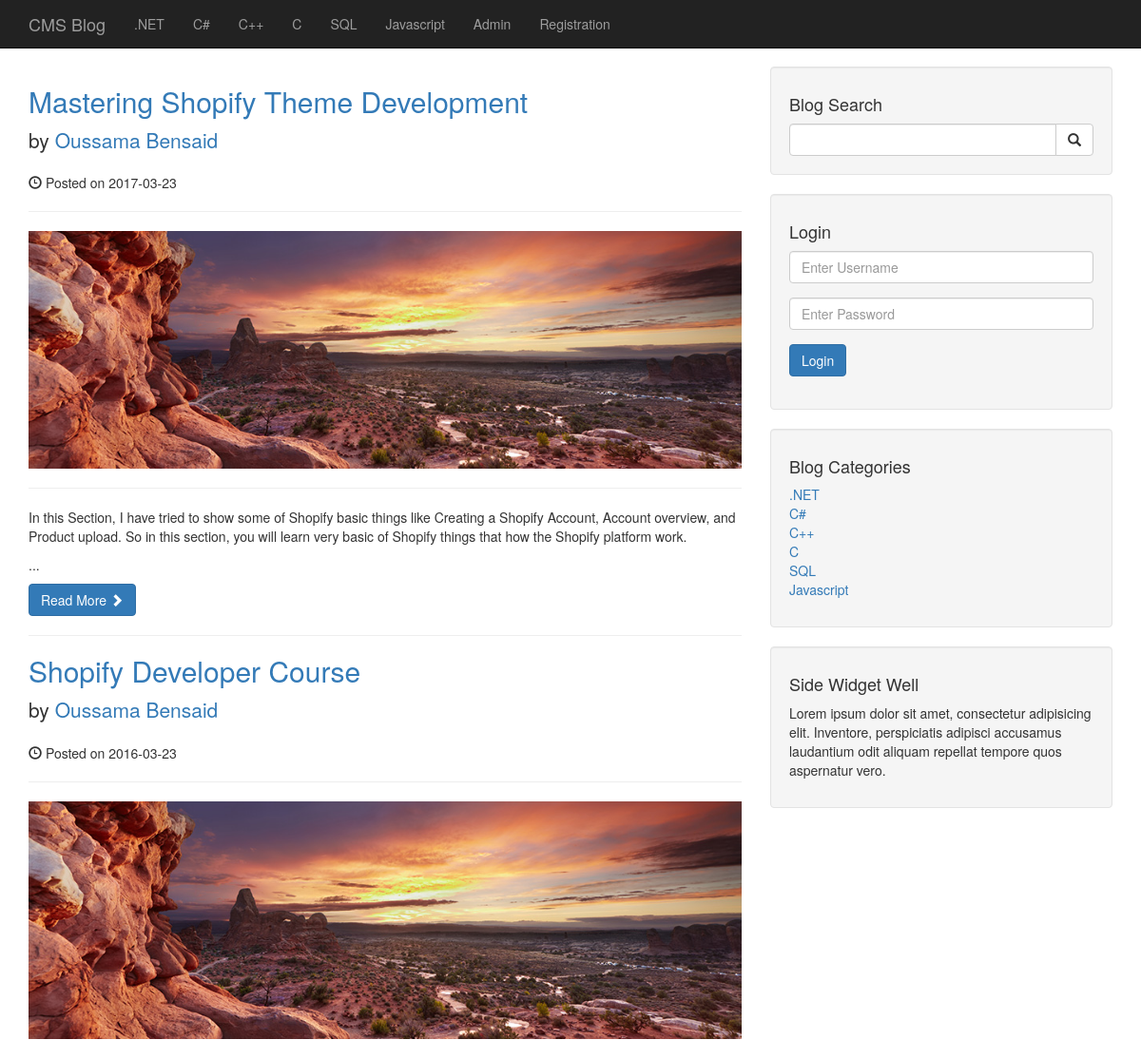
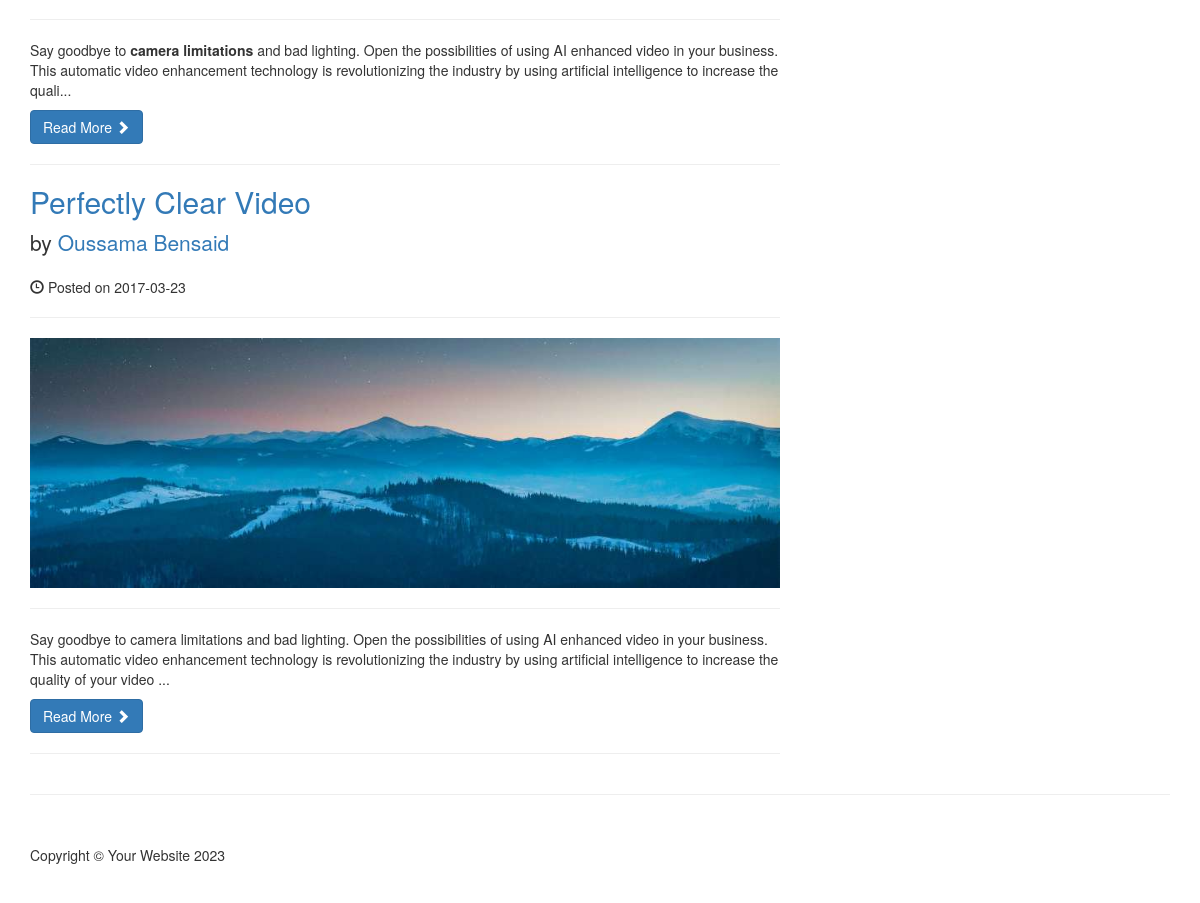
The page / on the database its author committed (2 pictures, top to bottom).
### tables this page shows
CREATE TABLE `categories` (
  `cat_id` int(3) NOT NULL,
  `cat_title` varchar(255) NOT NULL
);

CREATE TABLE `posts` (
  `post_id` int(3) NOT NULL,
  `post_category_id` int(11) NOT NULL,
  `post_title` varchar(255) NOT NULL,
  `post_author` varchar(255) NOT NULL,
  `post_date` date NOT NULL,
  `post_image` text NOT NULL,
  `post_content` text NOT NULL,
  `post_tags` varchar(255) NOT NULL,
  `post_comment_count` int(11) NOT NULL,
  `post_status` varchar(255) NOT NULL DEFAULT 'draft'
);

### index.php (the view, shortened to what this page needs)
<?php
include "includes/header.php";
include "includes/navigation.php";
?>
<div class="container">
    <div class="row">
        <div class="col-md-8">
            <?php
            $query = "SELECT * FROM posts WHERE post_status='Published'";
            $fetch_data = mysqli_query($connection, $query);
            if (mysqli_num_rows($fetch_data) == 0) {
                echo "<h1 class='text-center'>No content Found</h1>";
            } else {
                while ($Row = mysqli_fetch_assoc($fetch_data)) {
                    $post_id = $Row['post_id'];
                    $post_title = $Row['post_title'];
                    $post_author = $Row['post_author'];
                    $post_date = $Row['post_date'];
                    $post_image = $Row['post_image'];
                    $post_content = substr($Row['post_content'], 0, 270) . "...";
                    ?>
                    <h2>
                        <a href="post.php?p_id=<?php echo $post_id ?>"><?php echo $post_title ?></a>
                    </h2>
                    <p class="lead">
                        by <a href="index.php"><?php echo $post_author ?></a>
                    </p>
                    <p><span class="glyphicon glyphicon-time"></span> Posted on <?php echo $post_date ?></p>
                    <hr>
                    <a href="post.php?p_id=<?php echo $post_id ?>">
                        <img class="img-responsive" src="images/<?php echo $post_image ?>" alt="">
                    </a>
                    <hr>
                    <p><?php echo $post_content ?></p>
                    <a class="btn btn-primary" href="post.php?p_id=<?php echo $post_id ?>">Read More <span class="glyphicon glyphicon-chevron-right"></span></a>
                    <hr>
            <?php
                }
            } ?>
        </div>
        <?php
        include "includes/sidebar.php"
        ?>
    </div>
    <hr>
    <?php
    include "includes/footer.php"
    ?>

### includes/header.php (shortened to what this page needs)
<!DOCTYPE html>
<html lang="en">
<head>
    <link href="css/bootstrap.min.css" rel="stylesheet">
    <link href="css/blog-home.css" rel="stylesheet">
</head>
<body>

### includes/navigation.php (shortened to what this page needs)
<nav class="navbar navbar-inverse navbar-fixed-top" role="navigation">
    <div class="container">
        <div class="navbar-header">
            <a class="navbar-brand" href="index.php">CMS Blog</a>
        </div>
        <div class="collapse navbar-collapse" id="bs-example-navbar-collapse-1">
            <ul class="nav navbar-nav">
                <?php
                $query = "SELECT * FROM categories";
                $fetch_data = mysqli_query($connection, $query);
                while ($Row = mysqli_fetch_assoc($fetch_data)) {
                    $cat_title = $Row['cat_title'];
                    $cat_id = $Row['cat_id'];
                    echo "<li><a href='category.php?category=$cat_id'>$cat_title</a></li>";
                }
                ?>
                <li><a href='admin'>Admin</a></li>
                <li><a href='registration.php'>Registration</a></li>
            </ul>
        </div>
    </div>
</nav>

### includes/sidebar.php
<div class="col-md-4">
    <div class="well">
        <h4>Blog Search</h4>
        <form action="search.php" method="POST">
            <div class="input-group">
                <input type="text" name="search" class="form-control">
                <span class="input-group-btn">
                    <button class="btn btn-default" type="submit" name="submit">
                        <span class="glyphicon glyphicon-search"></span>
                    </button>
                </span>
            </div>
        </form>
    </div>
    <div class="well">
        <h4>Login</h4>
        <form action="includes/login.php" method="POST">
            <div class="form-group">
                <input type="text" name="username" class="form-control" placeholder="Enter Username">
            </div>
            <div class="form-group">
                <input type="password" name="password" class="form-control" placeholder="Enter Password">
            </div>
            <div class="form-group">
                <button class="btn btn-primary" type="submit" name="login">
                    Login
                </button>
            </div>
        </form>
    </div>
    <div class="well">
        <h4>Blog Categories</h4>
        <div class="row">
            <div class="col-lg-12">
                <ul class="list-unstyled">
                    <?php
                    $query = "SELECT * FROM categories LIMIT 7";
                    $fetch_data = mysqli_query($connection, $query);
                    while ($Row = mysqli_fetch_assoc($fetch_data)) {
                        $cat_title = $Row['cat_title'];
                        $cat_id = $Row['cat_id'];
                        echo "<li><a href='category.php?category=$cat_id'>$cat_title</a></li>";
                    }
                    ?>
                </ul>
            </div>
        </div>
    </div>
    <?php
    include "widget.php";
    ?>
</div>

### includes/widget.php (shortened to what this page needs)
<div class="well">
    <h4>Side Widget Well</h4>
    <p>Lorem ipsum dolor sit amet, consectetur adipisicing elit. Inventore, perspiciatis adipisci accusamus laudantium odit aliquam repellat tempore quos aspernatur vero.</p>
</div>

### includes/footer.php (shortened to what this page needs)
<footer>
    <div class="row">
        <div class="col-lg-12">
            <p>Copyright &copy; Your Website 2023</p>
        </div>
    </div>
</footer>
</div>
</body>
</html>

### css/blog-home.css (style rules this page uses)
body { padding-top: 70px; }
footer { margin: 50px 0; }

### rows shown on the page
categories: cat_title ".NET"
categories: cat_title "C#"
categories: cat_title "C++"
categories: cat_title "C"
categories: cat_title "SQL"
categories: cat_title "Javascript"
posts: post_title "Mastering Shopify Theme Development", post_author "Oussama Bensaid", post_date "2017-03-23", post_image (picture), post_content "In this Section, I have tried to show some of Shopify basic things like Creating a Shopify Account, Account overview, and Product upload. So in this section, you will learn very basic of Shopify things that how the Shopify platform work. ..."
posts: post_title "Shopify Developer Course", post_author "Oussama Bensaid", post_date "2016-03-23", post_image (picture), post_content "Say goodbye to camera limitations and bad lighting. Open the possibilities of using AI enhanced video in your business. This automatic video enhancement technology is revolutionizing the industry by using artificial intelligence to increase the quali..."
posts: post_title "Perfectly Clear Video", post_author "Oussama Bensaid", post_date "2017-03-23", post_image (picture), post_content "Say goodbye to camera limitations and bad lighting. Open the possibilities of using AI enhanced video in your business. This automatic video enhancement technology is revolutionizing the industry by using artificial intelligence to increase the quality of your video ..."
